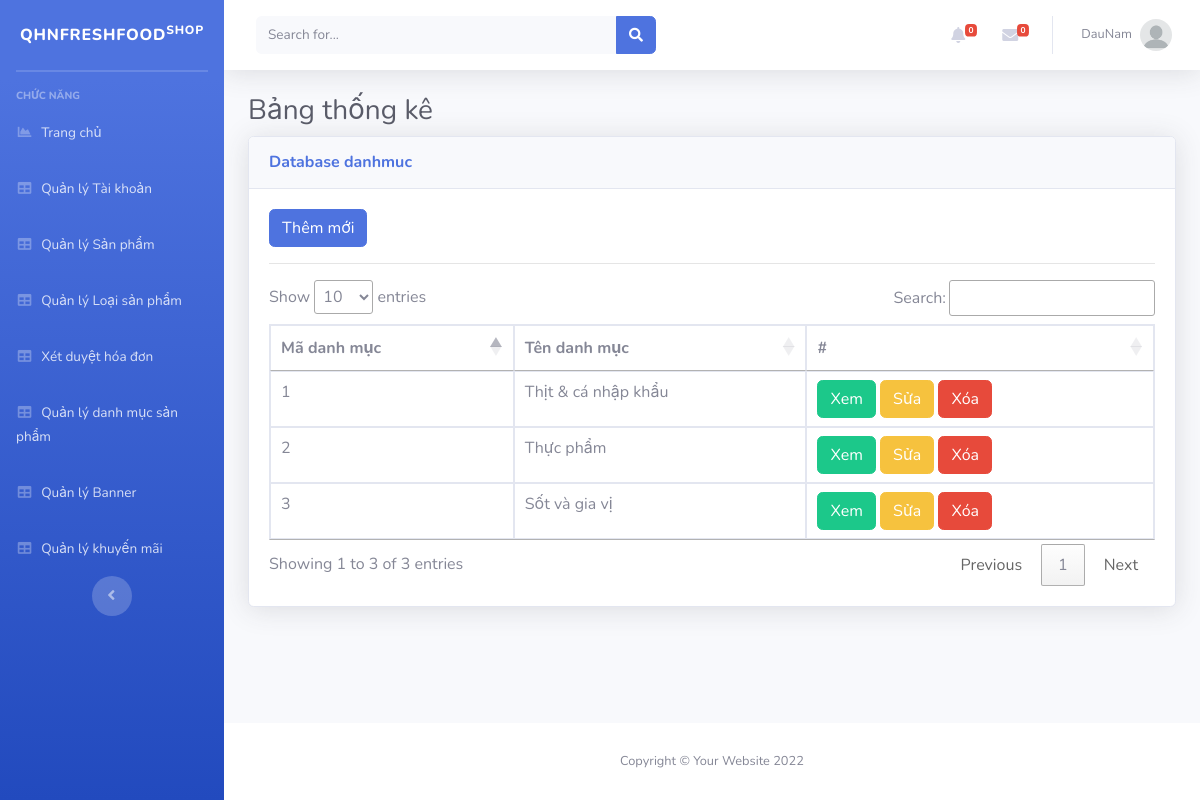
Page /Admin/index.php?mod=danhmuc (signed in) on the committed database.
### tables this page shows
CREATE TABLE `danhmuc` (
  `MaDM` int(11) NOT NULL,
  `TenDM` varchar(255) NOT NULL
);

### Admin/MVC/Controllers/DanhmucController.php (called while the page is built, shortened)
<?php
class DanhmucController
{
	var $danhmuc_model;
	function __construct()
	{
		$this->danhmuc_model = new Danhmuc();
	}
	public function list()
	{
		$data = $this->danhmuc_model->All();
		require_once("MVC/Views/Admin/index.php");
	}
}

### Admin/MVC/Models/connection.php (called while the page is built, shortened)
<?php
    class Connection{
        function __construct()
        {
            $severname ="localhost";
            $username ="root";
            $password ="";
            $db_name ="qhnfreshfood";
            $this->conn = new mysqli($severname,$username,$password,$db_name);
        }
    }
?>

### Admin/MVC/Models/model.php (called while the page is built, shortened)
<?php
require_once("connection.php");
class Model
{
    var $table;
    var $contens;
    function __construct()
    {
        $conn_obj = new Connection();
        $this->conn = $conn_obj->conn;
    }
    function All()
    {
        $query = "select * from $this->table ORDER BY $this->contens DESC ";
        require("result.php");
        return $data;
    }
}

### Admin/MVC/Models/result.php (called while the page is built)
<?php
$result = $this->conn->query($query);
$data = array();
while ($row = $result->fetch_assoc()) {
    $data[] = $row;
}
?>

### Admin/MVC/Views/danhmuc/list.php (the view, shortened to what this page needs)
<?php if (isset($_SESSION['isLogin_Admin']) && $_SESSION['isLogin_Admin'] == true) { ?>
<a href="?mod=danhmuc&act=add" type="button" class="btn btn-primary">Thêm mới</a>
<?php } ?>
<hr>
<table class="table table-bordered" id="dataTable" width="100%" cellspacing="0">
  <thead>
    <tr>
      <th scope="col">Mã danh mục</th>
      <th scope="col">Tên danh mục</th>
      <th scope="col">#</th>
    </tr>
  </thead>
  <tbody>
    <?php foreach ($data as $row) { ?>
      <tr>
        <td><?= $row['MaDM'] ?></td>
        <td><?= $row['TenDM'] ?></td>
        <td>
          <a href="?mod=danhmuc&act=detail&id=<?= $row['MaDM'] ?>" class="btn btn-success">Xem</a>
          <?php if (isset($_SESSION['isLogin_Admin']) && $_SESSION['isLogin_Admin'] == true) { ?>
          <a href="?mod=danhmuc&act=edit&id=<?= $row['MaDM'] ?>" class="btn btn-warning">Sửa</a>
          <a href="?mod=danhmuc&act=delete&id=<?= $row['MaDM'] ?>" onclick="return confirm('Bạn có thật sự muốn xóa ?');" type="button" class="btn btn-danger">Xóa</a>
          <?php }?>
        </td>
      </tr>
    <?php } ?>
</table>

### rows in the picture
danhmuc: MaDM "3", TenDM "Sốt và gia vị"
danhmuc: MaDM "2", TenDM "Thực phẩm"
danhmuc: MaDM "1", TenDM "Thịt & cá nhập khẩu"

### other values in the picture
$_SESSION['login']['TaiKhoan'] "DauNam"
$mod "danhmuc"
